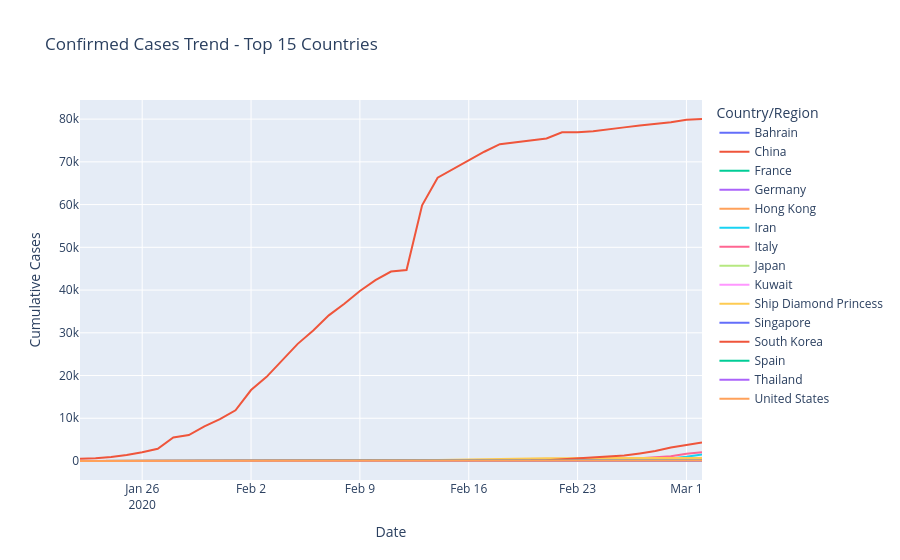

Write notebook code for a chart like this one.
### Code cell
# Trend comparison for top 15 countries
top_countries = df_latest.head(15)['Country/Region'].tolist()
df_top = df[df['Country/Region'].isin(top_countries)]
df_top_agg = df_top.groupby(['Date', 'Country/Region'])['Confirmed'].sum().reset_index()

fig = px.line(df_top_agg, x='Date', y='Confirmed', color='Country/Region',
              title='Confirmed Cases Trend - Top 15 Countries',
              labels={'Confirmed': 'Cumulative Cases', 'Date': 'Date'})
fig.show()
